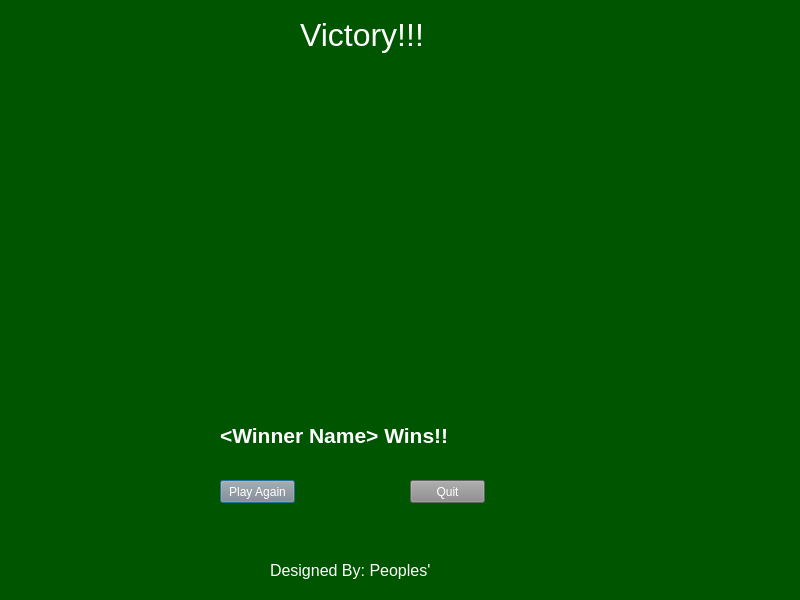
<?xml version="1.0" encoding="UTF-8"?>

<!--
LICENSE (MIT License):

Copyright 2018 Jason Gilbert, Ryan Concienne, and Douglas Bowman

Permission is hereby granted, free of charge, to any person obtaining a copy of 
this software and associated documentation files (the "Software"), to deal in 
the Software without restriction, including without limitation the rights to 
use, copy, modify, merge, publish, distribute, sublicense, and/or sell copies 
of the Software, and to permit persons to whom the Software is furnished to do 
so, subject to the following conditions:

The above copyright notice and this permission notice shall be included in all 
copies or substantial portions of the Software.

THE SOFTWARE IS PROVIDED "AS IS", WITHOUT WARRANTY OF ANY KIND, EXPRESS OR 
IMPLIED, INCLUDING BUT NOT LIMITED TO THE WARRANTIES OF MERCHANTABILITY, 
FITNESS FOR A PARTICULAR PURPOSE AND NONINFRINGEMENT. IN NO EVENT SHALL THE 
AUTHORS OR COPYRIGHT HOLDERS BE LIABLE FOR ANY CLAIM, DAMAGES OR OTHER 
LIABILITY, WHETHER IN AN ACTION OF CONTRACT, TORT OR OTHERWISE, ARISING FROM, 
OUT OF OR IN CONNECTION WITH THE SOFTWARE OR THE USE OR OTHER DEALINGS IN THE 
SOFTWARE.
-->

<ui version="4.0">
 <class>WWVictoryWindow</class>
 <widget class="QDialog" name="WWVictoryWindow">
  <property name="geometry">
   <rect>
    <x>0</x>
    <y>0</y>
    <width>800</width>
    <height>600</height>
   </rect>
  </property>
  <property name="windowTitle">
   <string>Dialog</string>
  </property>
  <property name="styleSheet">
   <string notr="true">background-color: rgb(0, 85, 0);</string>
  </property>
  <widget class="QLabel" name="victorLabel">
   <property name="geometry">
    <rect>
     <x>300</x>
     <y>10</y>
     <width>131</width>
     <height>51</height>
    </rect>
   </property>
   <property name="text">
    <string>&lt;html&gt;&lt;head/&gt;&lt;body&gt;&lt;p&gt;&lt;span style=&quot; font-size:24pt; color:#ffffff;&quot;&gt;Victory!!!&lt;/span&gt;&lt;/p&gt;&lt;/body&gt;&lt;/html&gt;</string>
   </property>
  </widget>
  <widget class="QLabel" name="trophyPixMap">
   <property name="geometry">
    <rect>
     <x>190</x>
     <y>70</y>
     <width>291</width>
     <height>341</height>
    </rect>
   </property>
   <property name="styleSheet">
    <string notr="true">border-image: url(:/Main/img/trophy.png);
background-color: rgba(255, 255, 255, 0);</string>
   </property>
   <property name="text">
    <string>&lt;html&gt;&lt;head/&gt;&lt;body&gt;&lt;p&gt;&lt;br/&gt;&lt;/p&gt;&lt;/body&gt;&lt;/html&gt;</string>
   </property>
  </widget>
  <widget class="QPushButton" name="playAgainPushButton">
   <property name="geometry">
    <rect>
     <x>220</x>
     <y>480</y>
     <width>75</width>
     <height>23</height>
    </rect>
   </property>
   <property name="styleSheet">
    <string notr="true">color: rgb(255, 255, 255);
background-color: rgb(138, 138, 138);</string>
   </property>
   <property name="text">
    <string>Play Again</string>
   </property>
  </widget>
  <widget class="QPushButton" name="quitPushButton">
   <property name="geometry">
    <rect>
     <x>410</x>
     <y>480</y>
     <width>75</width>
     <height>23</height>
    </rect>
   </property>
   <property name="styleSheet">
    <string notr="true">color: rgb(255, 255, 255);
background-color: rgb(138, 138, 138);</string>
   </property>
   <property name="text">
    <string>Quit</string>
   </property>
  </widget>
  <widget class="QLabel" name="designedByLabel">
   <property name="geometry">
    <rect>
     <x>270</x>
     <y>550</y>
     <width>161</width>
     <height>41</height>
    </rect>
   </property>
   <property name="styleSheet">
    <string notr="true">background-color: rgba(255, 255, 255, 0);</string>
   </property>
   <property name="text">
    <string>&lt;html&gt;&lt;head/&gt;&lt;body&gt;&lt;p&gt;&lt;span style=&quot; font-size:12pt; color:#ffffff;&quot;&gt;Designed By: Peoples'&lt;/span&gt;&lt;/p&gt;&lt;/body&gt;&lt;/html&gt;</string>
   </property>
  </widget>
  <widget class="QLabel" name="winnerLabel">
   <property name="geometry">
    <rect>
     <x>220</x>
     <y>420</y>
     <width>281</width>
     <height>31</height>
    </rect>
   </property>
   <property name="autoFillBackground">
    <bool>false</bool>
   </property>
   <property name="styleSheet">
    <string notr="true">background-color: rgba(255, 255, 255, 0);</string>
   </property>
   <property name="text">
    <string>&lt;html&gt;&lt;head/&gt;&lt;body&gt;&lt;p&gt;&lt;span style=&quot; font-size:16pt; font-weight:600; color:#ffffff;&quot;&gt;&amp;lt;Winner Name&amp;gt; Wins!!&lt;/span&gt;&lt;/p&gt;&lt;/body&gt;&lt;/html&gt;</string>
   </property>
  </widget>
  <zorder>victorLabel</zorder>
  <zorder>trophyPixMap</zorder>
  <zorder>quitPushButton</zorder>
  <zorder>playAgainPushButton</zorder>
  <zorder>designedByLabel</zorder>
  <zorder>winnerLabel</zorder>
 </widget>
 <resources>
  <include location="../../../../05-22-2019 WW/Development/WagerWarCardGame/resources/re1.qrc"/>
 </resources>
 <connections/>
</ui>
